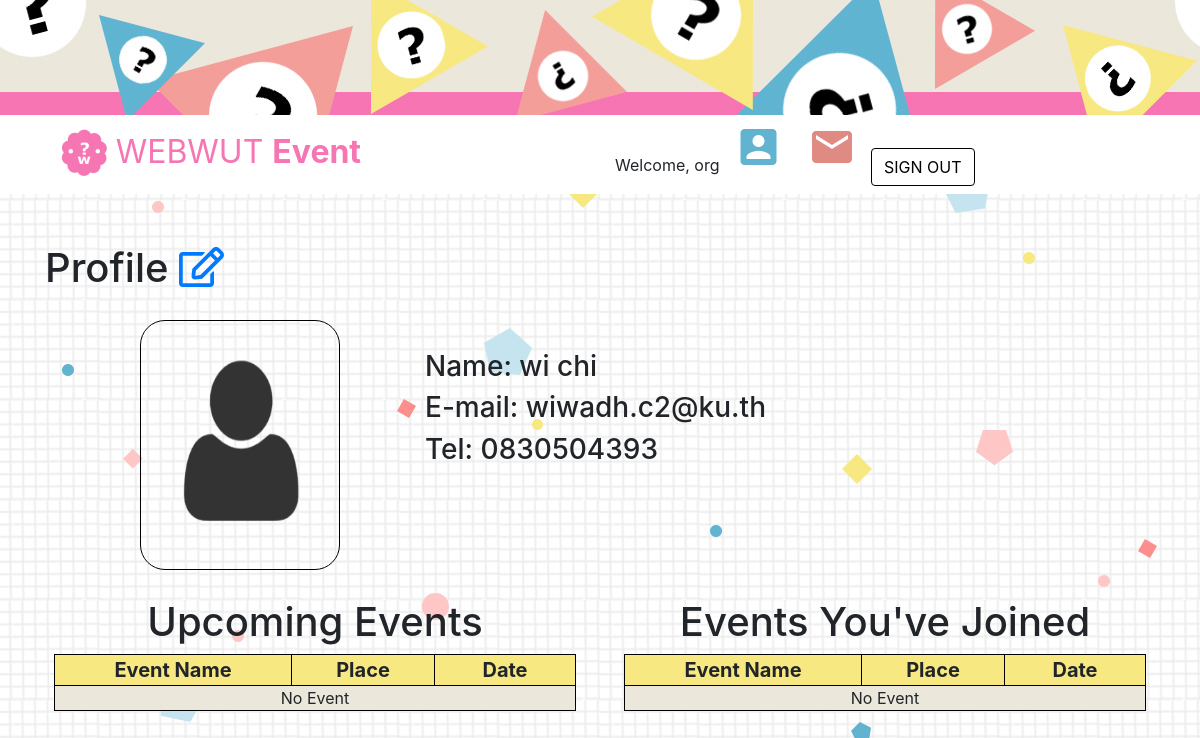
The app's page /profile.php?user=ice2 (signed in) with its own data.
### tables this page shows
CREATE TABLE `personal_info` (
  `userID` int(11) NOT NULL,
  `displayName` text NOT NULL,
  `firstName` varchar(255) NOT NULL,
  `lastName` varchar(255) NOT NULL,
  `age` int(11) NOT NULL,
  `gender` varchar(6) NOT NULL,
  `email` varchar(320) NOT NULL,
  `phoneNo` char(10) DEFAULT NULL,
  `image` text NOT NULL
);

### profile.php (the view, shortened to what this page needs)
<?php
    include 'header.php';
    $ISOWNER = TRUE;
    if ($LOGGEDIN) {
        $UID = $_SESSION['ID'];
        if (array_key_exists('user', $_GET)) {
            $USER = $_GET['user'];
        }
    } else {
        if (!array_key_exists('user', $_GET)) {
            header('location:oops.php');
        }
        $USER = $_GET['user'];
    }
    include 'services/connectDB.php';
    if (isset($conn)) {
        if (isset($USER)) {
            $sql = "SELECT * FROM personal_info WHERE displayName=?";
        } else {
            $sql = "SELECT * FROM personal_info WHERE userID=?";
            $USER = $UID;
        }
        $statement = $conn->prepare($sql);
        $statement->execute([$USER]);
        $info = $statement->fetch(PDO::FETCH_OBJ);
    }
?>
<!DOCTYPE html>
<html lang="en">
<head>
    <link rel="stylesheet" href="https://maxcdn.bootstrapcdn.com/bootstrap/4.0.0/css/bootstrap.min.css">
    <link rel="stylesheet" href="css/profile.css">
</head>
<body>
    <div class="container content padding-top">
        <div class="row">
            <div class="col-12"><h1>Profile <?php echo $ISOWNER ? '<a href="profile-edit.php"><i class="far fa-edit"></i></a>' : ''; ?></h1>
        <div class="row">
            <div class="col-md-4 col-12">
                <figure>
                    <?php
                    echo $ISOWNER ? '<form action="services/updateProfile.php" method="post" enctype="multipart/form-data">
                        <label for="image">' : '';
                    echo '<img id="shownImage" src="assets/users/'.($info->image ? $info->image : "nopic.png").'" style="border-radius: 25px; padding: 10px;" width="200" height="250">';
                    echo $ISOWNER ? '<img src="assets/image/clickme.png" id="clickme">
                            <figcaption>
                                <input type="file" name="image" id="image" accept="image/*" hidden onchange="form.submit();">
                            </figcaption>
                        </label>
                    </form>' : '';
                    ?>
                </figure>
            </div>
            <div class="col-md-8 col-12">
                <div class="row padding-top">
                    <div class="col-12"><h3>Name: <?php echo $info->firstName." ".$info->lastName; ?></h3></div>
                </div>
                <div class="row">
                    <div class="col-12"><h3>E-mail: <?php echo $info->email; ?></h3></div>
                </div>
                <div class="row">
                    <div class="col-12"><h3>Tel: <?php echo $info->phoneNo; ?></h3></div>
                </div>
            </div>
        </div>
        <div class="row" id="attended-event">
            <div class="col-lg-6 col-md-12" id="upcoming-events">
                <div class="row"><div class="col-12 text-centered"><h1>Upcoming Events</h1></div></div>
                <div class="row table-header row-with-centered-col">
                    <div class="col-5 text-centered">Event Name</div>
                    <div class="col-3 text-centered">Place</div>
                    <div class="col-3 text-centered">Date</div>
                </div>
                <no-event class="row table-row row-with-centered-col">
                    <div class="col-11 text-centered">No Event</div>
                </no-event>
            </div>
            <div class="col-lg-6 col-md-12" id="past-events">
                <div class="row"><div class="col-12 text-centered"><h1>Events You've Joined</h1></div></div>
                <div class="row table-header row-with-centered-col">
                    <div class="col-5 text-centered">Event Name</div>
                    <div class="col-3 text-centered">Place</div>
                    <div class="col-3 text-centered">Date</div>
                </div>
                <no-event class="row table-row row-with-centered-col">
                    <div class="col-11 text-centered">No Event</div>
                </no-event>
            </div>
        </div>
</body>
</html>

### css/header.css (style rules this page uses)
body { background-image: url("../assets/image/background.jpg"); background-attachment: fixed; }

### css/profile.css (style rules this page uses)
body { background-color: antiquewhite; }
.content { margin-bottom: 25px; padding-bottom: 25px; }
.padding-top { padding-top: 50px; }
.text-centered { text-align: center; }
figure { position: relative; display: block; width: 100%; margin: 20px; text-align: center; }
figure img#shownImage { vertical-align: top; border: 1px solid black; }
.table-header { font-size: 20px; font-weight: bold; }
.table-header > * { background-color: #f7e881; border: 1px solid black; border-right: 0px; }
.table-header > *:last-child { border-right: 1px solid black; }
.table-row > * { background-color: #ebe7da; border: 1px solid black; border-top: 0px; border-right: 0px; }
.table-row > *:last-child { border-right: 1px solid black; }
.row-with-centered-col > * { float: none; }
.row-with-centered-col > *:first-child { margin-left: auto; }
.row-with-centered-col > *:last-child { margin-right: auto; }
no-event { display: block; }

### records on screen
personal_info: firstName "wi", lastName "chi", email "wiwadh.c2@ku.th", phoneNo "0830504393"

### other values on screen
$displayName "org"
